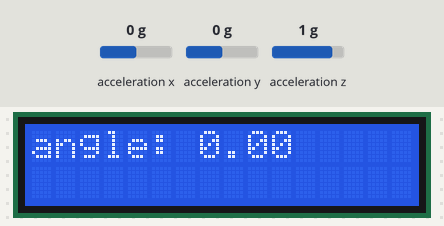
Bench run of a sketch on a simulated Arduino Uno, built with avr-gcc and run on an emulated ATmega328P. On the bench: 16×2 character LCD. Wiring (inferred from the names in the program): MPU-6050 motion sensor at I2C address 0x68. The test bench sets the inputs (shaded band); at power-on: acceleration z 1 g, acceleration x 0 g, acceleration y 0 g. What the sketch prints to the serial monitor is not drawn.

Above: at 1.2 s.
1.3 s: acceleration z set to 0 g
At 2.4 s:
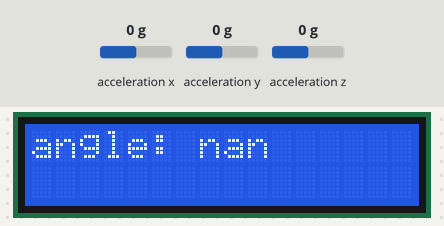
4.3 s: acceleration x set to -1.4 g
At 5.6 s:
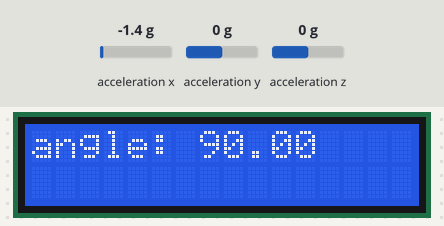
7.3 s: acceleration z set to -1.4 g
At 8.8 s:
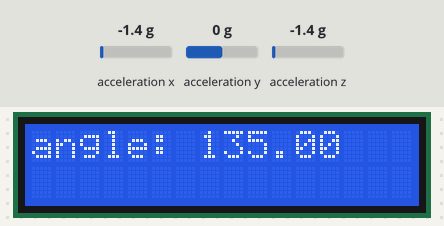
10.3 s: acceleration y set to -1.4 g
At 11.9 s:
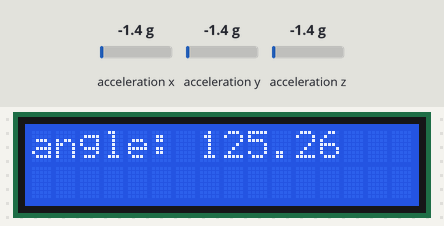
13.3 s: acceleration x set to -0.8 g
At 15.0 s:
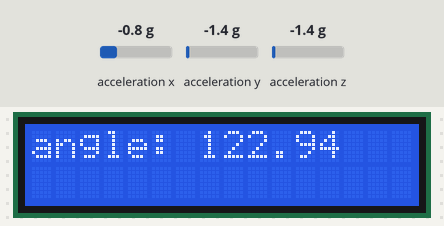
Timing chart, 0 to 16.5 s (numbered marks = the images above; inputs shaded):
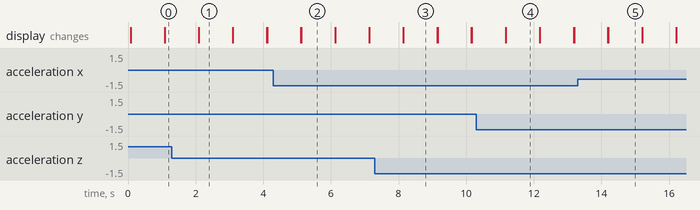

The sketch:

mpu6050.ino
```cpp
#include <LiquidCrystal.h>
#include "mpu6050.h"

LiquidCrystal lcd(8, 7, 5, 4, 3, 2);
float x, y, z;
float angle;
void setup() {
  // put your setup code here, to run once:
   lcd.begin(16, 2);
   mpu6050();
   Serial.begin(9600);
}

void loop() {
  // put your main code here, to run repeatedly:
  x = map(get_accx(), -16384, 16384, -90, 90);
  y = map(get_accy(), -16384, 16384, -90, 90);
  z = map(get_accz(), -16384, 16384, -90, 90);

  x = x*3.141592/180;
  y = y*3.141592/180;
  z = z*3.141592/180;

  angle = acos(sin(z)/sqrt(sin(x)*sin(x) + sin(y)*sin(y) + sin(z)*sin(z)));
  angle = angle/3.141592*180;

//  if(x > y) angle = x;
//  else      angle = y;
//
//  if(angle > 90) angle = 180 - angle;

  Serial.print(" X: ");
  Serial.print(x);
  Serial.print(" Y: ");
  Serial.print(y);
  Serial.print(" Z: ");
  Serial.print(z);
  Serial.print(" angle: ");
  Serial.println(angle);

  lcd.setCursor(0, 0);
  lcd.print("angle: ");
  lcd.setCursor(7, 0);
  lcd.print(angle);
  delay(1000);
  lcd.clear();
}
```

mpu6050.h
```cpp
#define   ACCEL_XOUT_H    0x3B    // 59
#define   ACCEL_XOUT_L    0x3C    // 60
#define   ACCEL_YOUT_H    0x3D    // 61
#define   ACCEL_YOUT_L    0x3E    // 62
#define   ACCEL_ZOUT_H    0x3F    // 63
#define   ACCEL_ZOUT_L    0x40    // 64
#define   TEMP_OUT_H      0x41    // 65
#define   TEMP_OUT_L      0x42    // 65
#define   GYRO_XOUT_H     0x43    // 67
#define   GYRO_XOUT_L     0x44    // 68
#define   GYRO_YOUT_H     0x45    // 69
#define   GYRO_YOUT_L     0x46    // 70
#define   GYRO_ZOUT_H     0x47    // 71
#define   GYRO_ZOUT_L     0x48    // 92
#define   ADDR_MPU6050     0x68   // 104
#include <Wire.h>
void mpu6050()
{
  Wire.begin();
  delay(10);
  Wire.beginTransmission(ADDR_MPU6050);
  Wire.write(0x1b);
  Wire.write(0b11000);
  Wire.endTransmission();


  Wire.beginTransmission(ADDR_MPU6050);
  Wire.write(0x6b);
  Wire.write(0x01);
  Wire.endTransmission();

}
int16_t getData_mpu6050(int8_t diachi)
{

  Wire.beginTransmission(ADDR_MPU6050);
  Wire.write(diachi);
  Wire.endTransmission();
  Wire.requestFrom(ADDR_MPU6050, 2);
  return (Wire.read() << 8) | Wire.read();
}

int16_t get_accx()
{
  return getData_mpu6050(ACCEL_XOUT_H);
}
int16_t get_accy()
{
  return getData_mpu6050(ACCEL_YOUT_H);
}
int16_t get_accz()
{
  return getData_mpu6050(ACCEL_ZOUT_H);
}
int16_t get_gyrox()
{
  return getData_mpu6050(GYRO_XOUT_H );
}
int16_t get_gyroy()
{
  return getData_mpu6050(GYRO_YOUT_H );
}

int16_t get_gyroz()
{
  return getData_mpu6050(GYRO_ZOUT_H );
}
```

Measured:
- after the input at 1.3 s, the display: first differs from a run without the input after 0.80 s (image 1)
- after the input at 4.3 s, the display: first differs from a run without the input after 0.82 s (image 2)
- after the input at 7.3 s, the display: first differs from a run without the input after 0.85 s (image 3)
- after the input at 10.3 s, the display: first differs from a run without the input after 0.87 s (image 4)
- after the input at 13.3 s, the display: first differs from a run without the input after 0.90 s (image 5)
- what the display in image 1 shows lasts 1.0 s, from 2.1 s to 3.1 s
